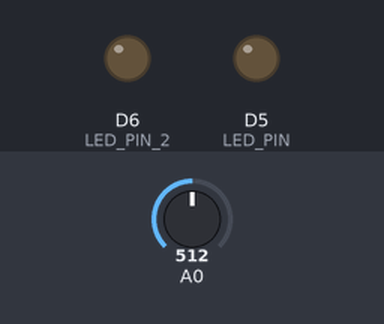
Bench run of a sketch on a simulated ESP8266 (NodeMCU). On the bench: output pins drawn as LEDs (lit = HIGH). The test bench sets the inputs (shaded band); at power-on: A0 = 512. Random numbers use the default seed unless the sketch sets one; what the sketch prints to the serial monitor is not drawn.

Above: at 3.3 s.
At 28.0 s:
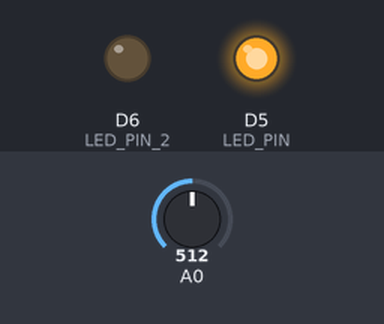
At 32.3 s:
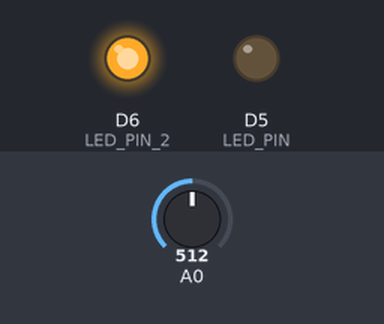
At 35.4 s:
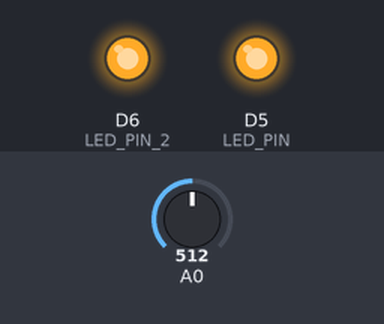
Timing chart, 0 to 37.9 s (numbered marks = the images above):
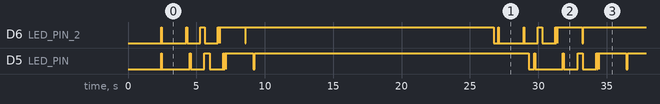

The sketch:

glitchy_led_sketch_dec31a.ino
```cpp
#include <arduino-timer.h>
#include "Glitch.h"


#define LED_PIN D5
#define LED_PIN_2 D6

#define ANIM_INTERVAL 10

// Timer
auto timer = timer_create_default();

// Lets Glitch an LED
// First parameter: PIN
// Second parameter: OFF state of LED, typically LOW when using external pins.
Glitch glitch(LED_PIN, LOW);
Glitch glitch2(LED_PIN_2, LOW);

// Call this 100 times a second please
bool intHandlerOne(void* argument) {
  glitch.step();
  return true;
}

bool intHandlerTwo(void* argument) {
  glitch2.step();
  return true;
}

void initRandom() {
  // Getting good random is very hard...
  uint32_t seed = 0;
  for (int i = 0; i < 24; i++) {
    seed = seed + ((analogRead(A0) % 100) << i);
    delay(100);
    Serial.print("init random seed: ");
    Serial.println(seed);
  }

  randomSeed(seed);
}

void setup() {
  Serial.begin(115200);
  Serial.println("Glitchy!");

  // init random seed
  initRandom();

  glitch.randomize();
  glitch2.randomize();

  // set up timers
  // The second one runs little bit faster to let the lights drift
  timer.every(ANIM_INTERVAL, intHandlerOne);
  timer.every(ANIM_INTERVAL - 1, intHandlerTwo);
}

void loop() {
  timer.tick();
}
```

Glitch.h
```cpp
#ifndef GLITCH_h
#define GLITCH_h

#define _GLITCH_STATE_START 0
#define _GLITCH_STATE_ON 1
#define _GLITCH_STATE_GLITCH 2

/**
 * Glitchy starts an LED and then sometimes glitches out
 */
class Glitch {
  public:
    Glitch(int pin, int led_off_state);
    void step();
    void randomize();

  private:
    int _pin;
    uint32_t _counter;
    uint8_t _state;
    uint8_t _led;
    uint8_t _led_off;

    // Zero terminated array of how to animate the LED
    // I may introduce some randomness into this soon-ish.
    uint16_t _data[64];
};

Glitch::Glitch(int pin, int led_off_state) {
  pinMode(pin, OUTPUT);
  _pin = pin;
  _led = led_off_state;
  _led_off = led_off_state;

  _counter = 0;
  _state = 0;

  for (int i = 0 ; i < 64; i++) {
    _data[i] = 0;
  }

  // Probably my bad but I can't find a way to create a block of data in C++
  // so just initializing an array here the long way.
  // This data is specific for each indivitual instance of a Glitch class, that is why randominzing
  // it works and will create slowly drifting lights when you connect multiple leds.

  _data[0] =            5;   // on
  _data[1] = _data[0] + 200;  // off
  _data[2] = _data[1] + 10;   // on
  _data[3] = _data[2] + 100;   // off
  _data[4] = _data[3] + 40;   // on
  _data[5] = _data[4] + 100;   // off
  _data[6] = _data[5] + 5;   // on
  _data[7] = _data[6] + 5;   // off
  _data[8] = _data[7] + 5;   // on
  _data[9] = _data[8] + 5;   // off
  _data[10] = _data[9] + 200;  // on
  _data[11] = _data[10] + 10;   // off
  _data[12] = _data[11] + 2000; // on
  _data[13] = _data[12] + 40;  // off

};

void Glitch::randomize() {
  int i = 0;
  int d = _data[0];
   while(d != 0) {    _data[i] = max(0L, _data[i] + random(10) - 5);
    i++;
    d = _data[i];
  }
}

// Please call this 100 times a second.
void Glitch::step() {
  if (_counter == 0) {
    _led = !_led_off;
  }

  if (_counter > _data[_state]) {
    _state++;
    // at the end of the animation, set counter to zero
    if (_data[_state] == 0) {
      _counter = 0;
      _state = 0;
      return;
    }
    _led = !_led; // TOGGLE LED

  }

//  Serial.print("counter: ");
//  Serial.print(_counter);
//  Serial.print(" state: ");
//  Serial.println(_state);

  Serial.println(_led);
  digitalWrite(_pin, _led);
  _counter++;
}


#endif
```

Measured:
- by itself, D5 (LED_PIN): repeats every 27.3 s: LOW 2.0 s, HIGH 0.06 s, LOW 1.0 s, HIGH 0.39 s, LOW 0.97 s, HIGH 0.06 s, LOW 0.05 s, HIGH 0.08 s, LOW 0.01 s, HIGH 2.0 s, LOW 0.10 s, HIGH 20.0 s, LOW 0.40 s, HIGH 0.06 s
- by itself, D6 (LED_PIN_2): repeats every 24.7 s: LOW 1.8 s, HIGH 0.05 s, LOW 0.97 s, HIGH 0.33 s, LOW 0.94 s, HIGH 0.06 s, LOW 0.01 s, HIGH 0.08 s, LOW 0.01 s, HIGH 1.8 s, LOW 0.06 s, HIGH 18.1 s, LOW 0.33 s, HIGH 0.04 s
